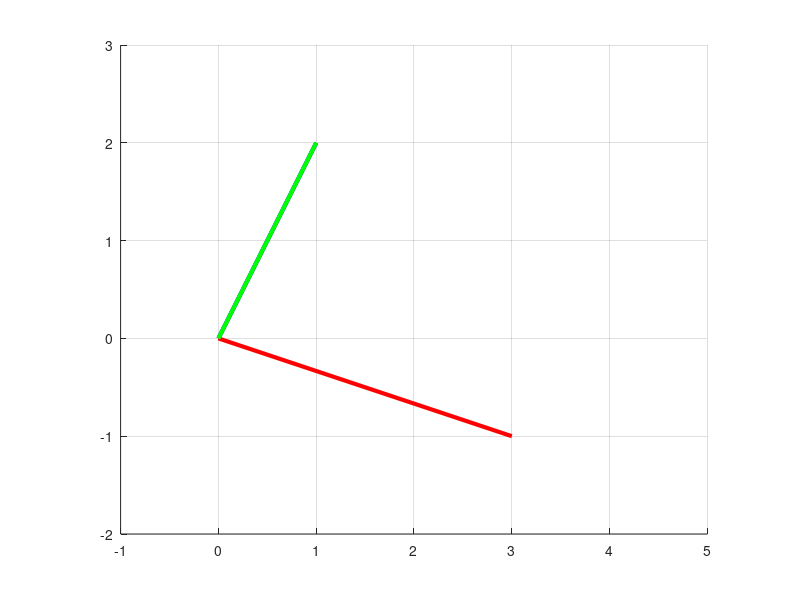

Reproduce this figure in MATLAB.
clc; clear; close all;

##A=[1,2,3;
##  4,5,6;
##  7,8,9]
##A(1,2)=10
##A(1,:)
####
##det(A)
##disp(['det(A): ',num2str(det(A))])
##x=5;
##y=3;
##disp(x==y)
##if x>y
##  disp("x는y보다 큽니다.")
##elseif x<y
##  disp("y는 x보다 큽니다.")
##else
##  disp("x와 y는 같습니다.")
## end
##

##a=input("a : ");
##if a>0
##  disp("a는 양수")
##elseif a<0
##  disp("a는 음수")
##else
##  disp("a는 0")
##end
##
##grade =input("grade : ");
##
##if grade>=90
##  disp("A")
##elseif grade>=80
##  disp("B")
##  elseif grade>=70
##  disp("C")
##  elseif grade>=60
##  disp("D")
##  else
##  disp("F")
##  end
##A = [1,0,0;0,2,0;0,0,3];
##B = [1,2,3;0,2,3;0,0,3];
##C = [1,0,0;2,2,0;3,3,3];
##
##[n,m]=size(A)
##
##is_diagonal =true;
##is_upper_triangular=true;
##is_lower_triangular=true;
##
##for i=1:n
##  for j=1:m
##    if i~=j && A(i,j)~=0
##      is_diagonal=false;
##    endif
##    if i>j && A(i,j)~=0
##     is_upper_triangular=false;
##    endif
##    if i<j && A(i,j)~=0
##      is_lower_triangular=false;
##    endif
##  endfor
##end
##
##if is_diagonal
##  disp("is_diagonal matrix")
##elseif is_upper_triangular
##  disp("is_upper_triangular")
##elseif is_lower_triangular
##  disp("is_lower_triangular")
##else
##end
##
##
##A=[1,2;1,5];
##[n,m]=size(A);
##if n!=m
##  disp("아님")
##else
##  det_A=det(A);
##
##  if det_A~=0
##    disp("존재")
##    disp(inv(A))
##  else
##    disp("없음")
##  endif
##end


##xlim([-2,2])
##ylim([-2,2])
##########################################
##x=linspace(0,2*pi,50);
##y1=sin(x);
##y2=cos(x);
##
##figure;
##hold on;
##grid on;
##axis equal;
##
##plot(x,y1,'r-o','LineWidth',2,'MarkerSize',4);
##plot(x,y2,'b--s','LineWidth',2,'MarkerSize',6);
##xlabel('X')
##ylabel('Y')
##title('sin(x),cos(x)')
##legend('sin(x)','cos(x)')

##radius =0.5;
##center_x=1.0;
##center_y=0.5;
##
##theta =linspace(0,2*pi,100);
##
##x_circle =center_x+radius*cos(theta);
##y_circle =center_y+radius*sin(theta);
##grid on;
##plot(x_circle,y_circle,'r--','LineWidth',1.5);
##axis equal;
##xlabel('X');
##ylabel('Y');
##title('Draw circle1');

###########################################################

##figure;
##hold on;
##grid on;
##axis equal;
##
##xlim([-1.5,1.5])
##ylim([-1.5,1.5])
##
##theta =linspace(0,2*pi,100);
##x_circle =cos(theta);
##y_circle =sin(theta);
##
##plot(x_circle,y_circle,'b--');
##
##for i =1:length(theta);
##  x_point=cos(theta(i));
##  y_point=sin(theta(i));
##
##  h= plot(x_point,y_point,'ro','markersize',10,'markerfacecolor','r');
##
##  pause(0.025);
##  delete(h);
##end
##
##hold off;

#################################################
##figure;
##hold on;
##grid on;
##axis equal;
##
##x_point=[1 ,-1];
##y_point =[1, -1];
##
##plot(x_point(1),y_point(1),'ro','markersize',10,'markerfacecolor','r')
##text(x_point(1)+0.1,y_point(1), '(1,1)','fontsize',12,'color','red');
##
##plot(x_point(2),y_point(2),'go','markersize',10,'markerfacecolor','g')
##text(x_point(2)+0.1,y_point(2), '(-1,-1)','fontsize',12,'color','green');
##
##xlabel('X')
##ylabel('Y')
##title('X and Y,Point')

#####################################
##
##u=[1;2];
##v=[3;1];
##
###시작 끝 나눌갯수
##a=linspace(0,1,20);
##b=linspace(0,1,20);
##
##figure;
##hold on;
##grid on;
##axis equal;
##
##for i= 1:length(a)
##  for j=1:length(b)
##    point =a(i)*u +b(j)*v;
##    plot(point(1),point(2),'bo');
##  endfor
##end
##
##xlabel('X')
##ylabel('Y')
##title('The area that linear combination of vectros u and v')
##
#####################################################
##A=[1,2;
##3,4];
##A=[2,-1;
##1,3];
####A=[1,0;0,1]; 단위행렬 넣으면 같은 원
##theta=linspace(0,2*pi,100);
##x_circle =cos(theta);
##y_circle=sin(theta);
##
##transformed_points =A *[x_circle;y_circle];
##x_transformed =transformed_points(1,:);
##y_transformed =transformed_points(2,:);
##
##figure;
##hold on;
##grid on;
##axis equal;
##
##plot(x_circle,y_circle,'b-','linewidth',2);
##
##plot(x_transformed,y_transformed,'r--','linewidth',2);
##
##legend('unit circle','path transformed by matrix A')
##xlabel('X axis')
##ylabel('Y axis')
##title('Visualization of circular path through maatrix transformation.')
##
##


#################################################

##v=[1;2];
##
##k_values=linspace(0,2,50);
##
##figure;
##hold on;
##grid on;
##axis equal;
##
##xlim([-3,3])
##ylim([-3,5])
##
##for i =1:length(k_values)
##  k=k_values(i)
##
##  v_scaled =k*v;
##  clf;
##
##  hold on;
##  grid on;
##  axis equal;
##
##  xlim([-3,3])
##  ylim([-3,5])
##
##  plot([0,v_scaled(1)],[0,v_scaled(2)],'b-','linewidth',3);
##
##  plot(v_scaled(1),v_scaled(2),'ro','markersize',10,'markerfacecolor','r');
##  pause(0.05);
##end
##
##hold off;

u=[1;2];
v=[3;-1];

num_steps=50;
alpha_values =linspace(0,1,num_steps);
figure;
hold on;
grid on;
axis equal;

xlim([-1,5] )
ylim([-2,3])

  plot([0,u(1)],[0,u(2)],'b-','linewidth',3);
  plot([0,v(1)],[0,v(2)],'r-','linewidth',3);

for i=1:num_steps
    alpha =alpha_values(i);
    w_partial =alpha*u +(1-alpha)*v;

    clf;
    hold on;
    grid on;
    axis equal;

    xlim([-1,5] );
    ylim([-2,3]);

      plot([0,u(1)],[0,u(2)],'b-','linewidth',3);
  plot([0,v(1)],[0,v(2)],'r-','linewidth',3);
    plot([0,w_partial(1)],[0,w_partial(2)],'g-','linewidth',3);
  pause(0.2);
endfor
hold off;







